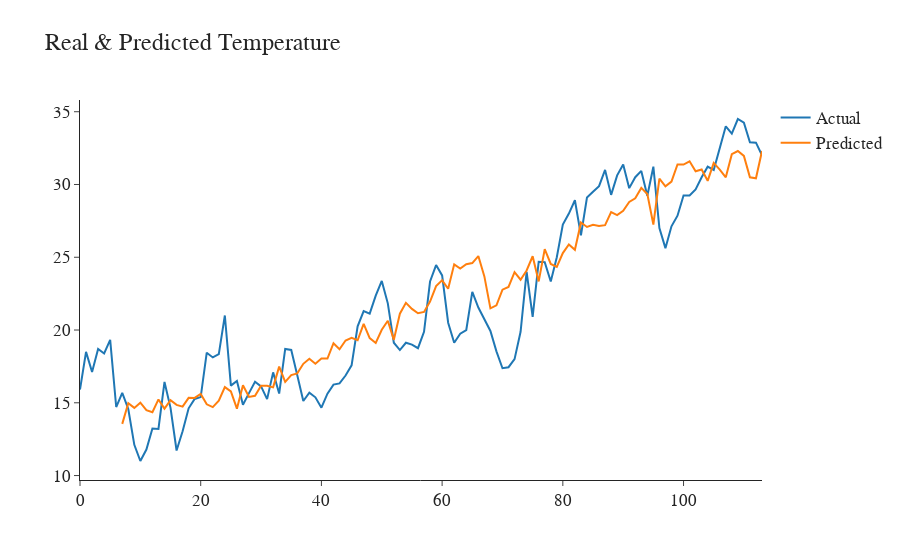

The code cell stored with this chart in its notebook:
### Code cell
plot_eval(test_predictions, shape=shape)
